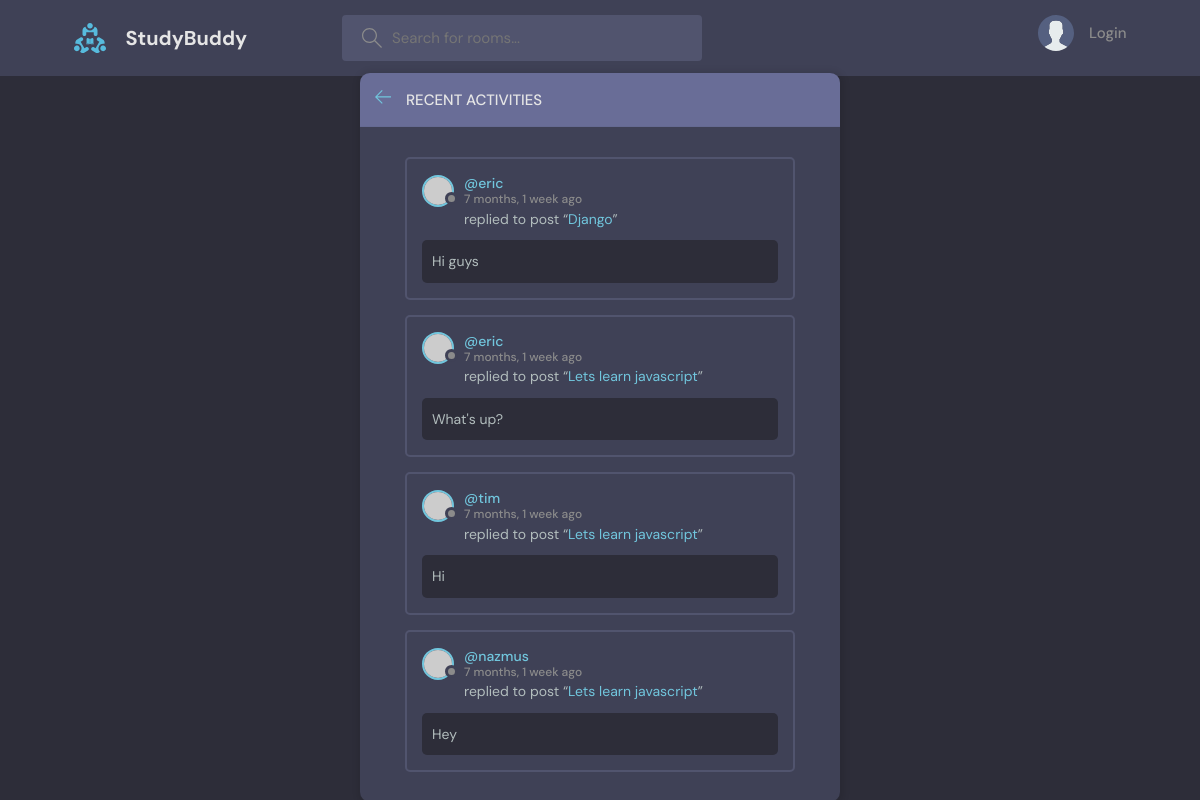
The page /activities/ on the database as committed earlier.
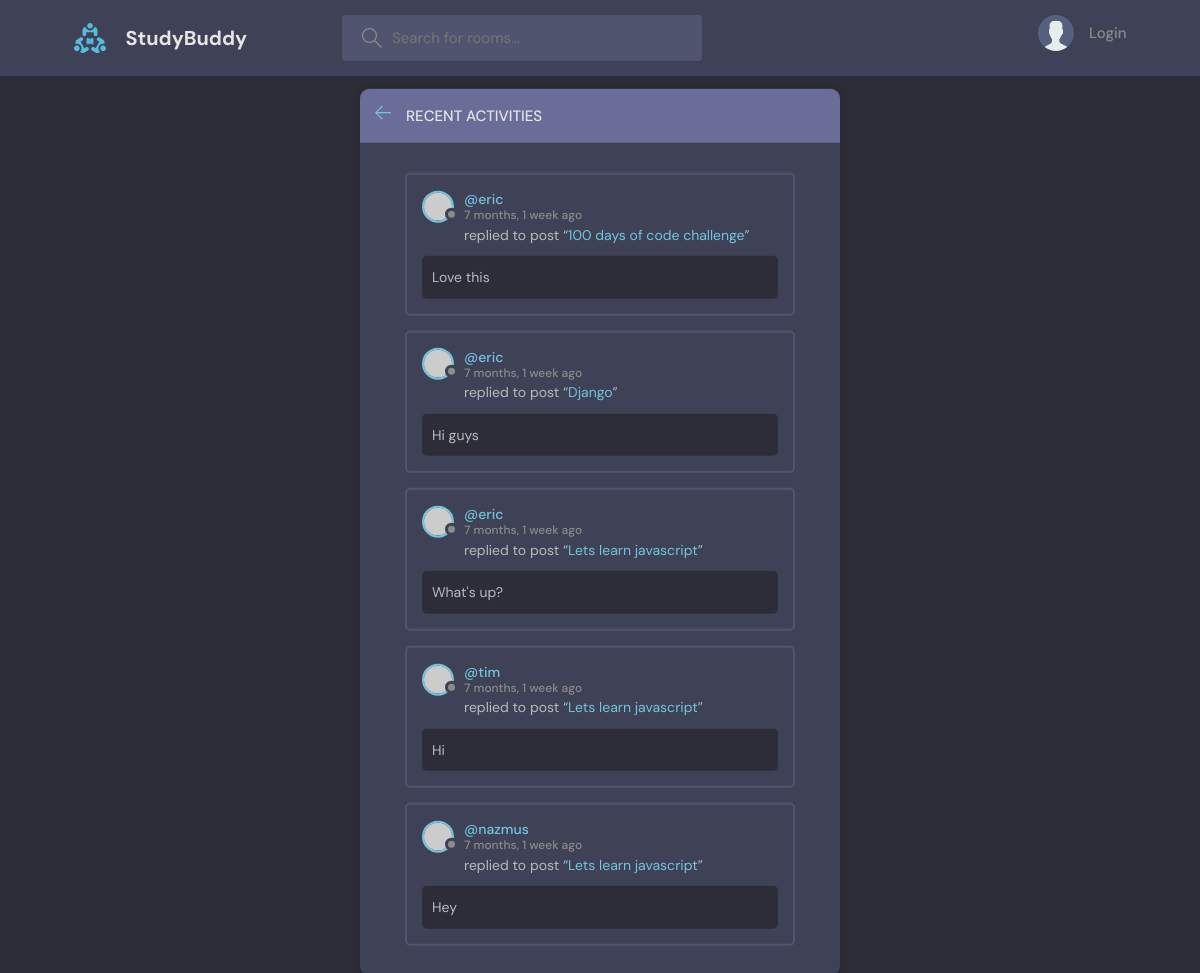
The same page on the database as committed later.
### base/models.py (models this page shows, shortened)
class Message(models.Model):
    user = models.ForeignKey(User, on_delete=models.CASCADE)
    room = models.ForeignKey(Room, on_delete=models.CASCADE)
    body = models.TextField()
    updated = models.DateTimeField(auto_now=True)
    created = models.DateTimeField(auto_now_add=True)
    class Meta:
        ordering = ['-updated', '-created']

class Room(models.Model):
    host = models.ForeignKey(User, on_delete=models.SET_NULL, null=True)
    topic = models.ForeignKey(Topic, on_delete=models.SET_NULL, null=True)
    name = models.CharField(max_length=200)
    description = models.TextField(null=True, blank=True)
    participants = models.ManyToManyField(
        User, related_name='participants', blank=True)
    updated = models.DateTimeField(auto_now=True)
    created = models.DateTimeField(auto_now_add=True)
    class Meta:
        ordering = ['-updated', '-created']
    def __str__(self):
        return str(self.name)

### base/views.py (the view)
# urls.py: path('activities/', views.activitiesPage, name='activities'),
def activitiesPage(request):
    room_messages = Message.objects.all()
    context = {'room_messages': room_messages}
    return render(request, 'base/activity.html', context)

### base/templates/base/activity.html (shortened to what this page needs)
{% extends 'main.html' %}
{% block content %}
<main class="layout">
  <div class="container">
    <div class="layout__box layout__box__recentActivities">
      <div class="layout__boxHeader">
        <div class="layout__boxTitle">
          <a href="{% url 'home' %}">
            <svg version="1.1" xmlns="http://www.w3.org/2000/svg" width="32" height="32" viewBox="0 0 32 32">
              <title>arrow-left</title>
              <path
                d="M13.723 2.286l-13.723 13.714 13.719 13.714 1.616-1.611-10.96-10.96h27.625v-2.286h-27.625l10.965-10.965-1.616-1.607z"
              ></path>
            </svg>
          </a>
          <h3>Recent Activities</h3>
        </div>
      </div>
      <div class="activities-page layout__body">
          {% for message in room_messages %}
            <div class="activities__box">
              <div class="activities__boxHeader roomListRoom__header">
                <a href="{% url 'user-profile' message.user.id %}" class="roomListRoom__author">
                  <div class="avatar avatar--small">
                    <img src="https://randomuser.me/api/portraits/women/11.jpg" />
                  </div>
                  <p>
                    @{{message.user}}
                    <span>{{message.created|timesince}} ago</span>
                  </p>
                </a>
              </div>
              <div class="activities__boxContent">
                <p>replied to post “<a href="{% url 'room' message.room.id %}">{{message.room}}</a>”</p>
                <div class="activities__boxRoomContent">
                  {{message.body}}
                </div>
              </div>
            </div>
          {% endfor %}
        </div>
    </div>
  </div>
</main>
{% endblock content %}

Rows that differ between the two databases and show on the page:
added Message: user "eric", created "7 months, 1 week", room "100 days of code challenge", body "Love this"
